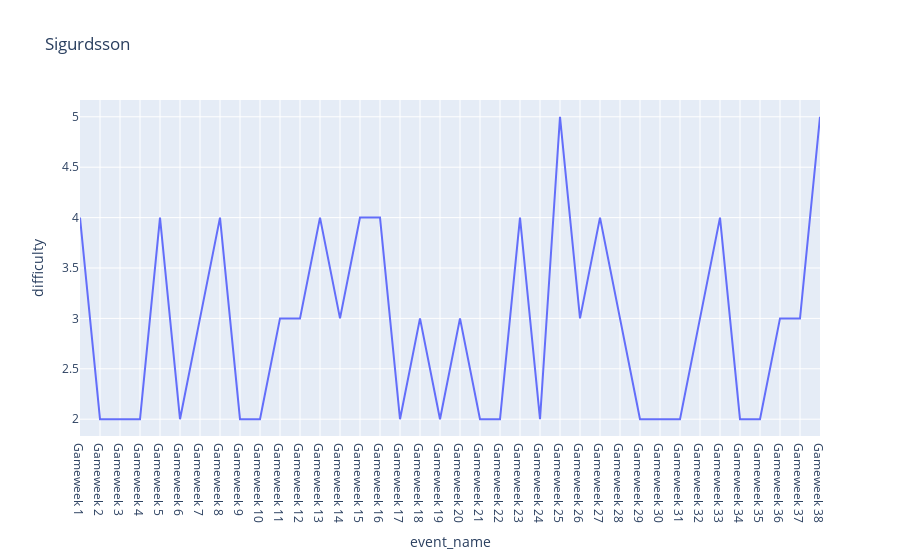

Source (notebook cell):
### Code cell
player_future(150)

### Figure 1 — Plotly figure (JSON) as saved in the notebook; plotly's stock layout.template omitted (floating-point values rounded to 4 significant figures)
{"data": [{"customdata": [[false], [true], [false], [true], [true], [false], [false], [true], [false], [true], [false], [true], [false], [true], [false], [true], [true], [false], [false], [true], [true], [false], [false], [true], [false], [true], [false], [true], [false], [true], [false], [true], [false], [true], [false], [true], [true], [false]], "hovertemplate": "event_name=%{x}<br>difficulty=%{y}<br>is_home=%{customdata[0]}<extra></extra>", "legendgroup": "", "line": {"color": "#636efa", "dash": "solid"}, "mode": "lines", "name": "", "showlegend": false, "type": "scatter", "x": ["Gameweek 1", "Gameweek 2", "Gameweek 3", "Gameweek 4", "Gameweek 5", "Gameweek 6", "Gameweek 7", "Gameweek 8", "Gameweek 9", "Gameweek 10", "Gameweek 11", "Gameweek 12", "Gameweek 13", "Gameweek 14", "Gameweek 15", "Gameweek 16", "Gameweek 17", "Gameweek 18", "Gameweek 19", "Gameweek 20", "Gameweek 21", "Gameweek 22", "Gameweek 23", "Gameweek 24", "Gameweek 25", "Gameweek 26", "Gameweek 27", "Gameweek 28", "Gameweek 29", "Gameweek 30", "Gameweek 31", "Gameweek 32", "Gameweek 33", "Gameweek 34", "Gameweek 35", "Gameweek 36", "Gameweek 37", "Gameweek 38"], "xaxis": "x", "y": [4, 2, 2, 2, 4, 2, 3, 4, 2, 2, 3, 3, 4, 3, 4, 4, 2, 3, 2, 3, 2, 2, 4, 2, 5, 3, 4, 3, 2, 2, 2, 3, 4, 2, 2, 3, 3, 5], "yaxis": "y"}], "layout": {"legend": {"tracegroupgap": 0}, "title": {"text": "Sigurdsson"}, "xaxis": {"anchor": "y", "domain": [0, 1], "title": {"text": "event_name"}}, "yaxis": {"anchor": "x", "domain": [0, 1], "title": {"text": "difficulty"}}}}
